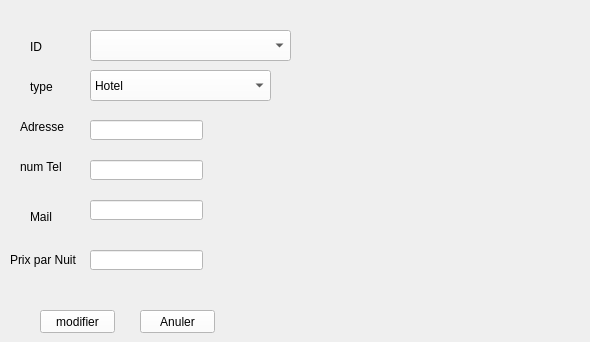
     <widget class="QWidget" name="tab_2">
      <property name="styleSheet">
       <string notr="true"/>
      </property>
      <attribute name="title">
       <string>modifier</string>
      </attribute>
      <widget class="QLabel" name="label_11">
       <property name="geometry">
        <rect>
         <x>30</x>
         <y>40</y>
         <width>47</width>
         <height>14</height>
        </rect>
       </property>
       <property name="text">
        <string>ID</string>
       </property>
      </widget>
      <widget class="QLabel" name="label_12">
       <property name="geometry">
        <rect>
         <x>30</x>
         <y>80</y>
         <width>47</width>
         <height>14</height>
        </rect>
       </property>
       <property name="text">
        <string>type</string>
       </property>
      </widget>
      <widget class="QLabel" name="label_13">
       <property name="geometry">
        <rect>
         <x>20</x>
         <y>120</y>
         <width>47</width>
         <height>14</height>
        </rect>
       </property>
       <property name="text">
        <string>Adresse</string>
       </property>
      </widget>
      <widget class="QLabel" name="label_14">
       <property name="geometry">
        <rect>
         <x>20</x>
         <y>160</y>
         <width>47</width>
         <height>14</height>
        </rect>
       </property>
       <property name="text">
        <string>num Tel</string>
       </property>
      </widget>
      <widget class="QLabel" name="label_15">
       <property name="geometry">
        <rect>
         <x>30</x>
         <y>210</y>
         <width>47</width>
         <height>14</height>
        </rect>
       </property>
       <property name="text">
        <string>Mail</string>
       </property>
      </widget>
      <widget class="QLabel" name="label_16">
       <property name="geometry">
        <rect>
         <x>10</x>
         <y>250</y>
         <width>121</width>
         <height>20</height>
        </rect>
       </property>
       <property name="text">
        <string>Prix par Nuit</string>
       </property>
      </widget>
      <widget class="QLineEdit" name="adresse_M">
       <property name="geometry">
        <rect>
         <x>90</x>
         <y>120</y>
         <width>113</width>
         <height>20</height>
        </rect>
       </property>
       <property name="styleSheet">
        <string notr="true">background-color:#FFFFFF;</string>
       </property>
      </widget>
      <widget class="QLineEdit" name="Tel_M">
       <property name="geometry">
        <rect>
         <x>90</x>
         <y>160</y>
         <width>113</width>
         <height>20</height>
        </rect>
       </property>
       <property name="styleSheet">
        <string notr="true">background-color:#FFFFFF;</string>
       </property>
      </widget>
      <widget class="QLineEdit" name="mail_M">
       <property name="geometry">
        <rect>
         <x>90</x>
         <y>200</y>
         <width>113</width>
         <height>20</height>
        </rect>
       </property>
       <property name="styleSheet">
        <string notr="true">background-color:#FFFFFF;</string>
       </property>
      </widget>
      <widget class="QLineEdit" name="prix_M">
       <property name="geometry">
        <rect>
         <x>90</x>
         <y>250</y>
         <width>113</width>
         <height>20</height>
        </rect>
       </property>
       <property name="styleSheet">
        <string notr="true">background-color:#FFFFFF;</string>
       </property>
      </widget>
      <widget class="QPushButton" name="Modifier">
       <property name="geometry">
        <rect>
         <x>40</x>
         <y>310</y>
         <width>75</width>
         <height>23</height>
        </rect>
       </property>
       <property name="styleSheet">
        <string notr="true">background-color:#FFFFFF;</string>
       </property>
       <property name="text">
        <string>modifier</string>
       </property>
      </widget>
      <widget class="QPushButton" name="Annuler">
       <property name="geometry">
        <rect>
         <x>140</x>
         <y>310</y>
         <width>75</width>
         <height>23</height>
        </rect>
       </property>
       <property name="styleSheet">
        <string notr="true">background-color:#FFFFFF;</string>
       </property>
       <property name="text">
        <string>Anuler</string>
       </property>
      </widget>
      <widget class="QLabel" name="verifier9">
       <property name="geometry">
        <rect>
         <x>210</x>
         <y>110</y>
         <width>191</width>
         <height>31</height>
        </rect>
       </property>
       <property name="styleSheet">
        <string notr="true">color: rgb(255, 0, 0);</string>
       </property>
       <property name="text">
        <string/>
       </property>
      </widget>
      <widget class="QLabel" name="verifier10">
       <property name="geometry">
        <rect>
         <x>210</x>
         <y>150</y>
         <width>371</width>
         <height>31</height>
        </rect>
       </property>
       <property name="styleSheet">
        <string notr="true">color: rgb(255, 0, 0);</string>
       </property>
       <property name="text">
        <string/>
       </property>
      </widget>
      <widget class="QLabel" name="verifier11">
       <property name="geometry">
        <rect>
         <x>210</x>
         <y>190</y>
         <width>371</width>
         <height>31</height>
        </rect>
       </property>
       <property name="styleSheet">
        <string notr="true">color: rgb(255, 0, 0);</string>
       </property>
       <property name="text">
        <string/>
       </property>
      </widget>
      <widget class="QLabel" name="verifier12">
       <property name="geometry">
        <rect>
         <x>210</x>
         <y>240</y>
         <width>191</width>
         <height>31</height>
        </rect>
       </property>
       <property name="styleSheet">
        <string notr="true">color: rgb(255, 0, 0);</string>
       </property>
       <property name="text">
        <string/>
       </property>
      </widget>
      <widget class="QComboBox" name="comboBox_M">
       <property name="geometry">
        <rect>
         <x>90</x>
         <y>70</y>
         <width>181</width>
         <height>31</height>
        </rect>
       </property>
       <property name="styleSheet">
        <string notr="true">background-color:#FFFFFF;</string>
       </property>
       <item>
        <property name="text">
         <string>Hotel</string>
        </property>
       </item>
       <item>
        <property name="text">
         <string>Appartement</string>
        </property>
       </item>
       <item>
        <property name="text">
         <string>Maison</string>
        </property>
       </item>
      </widget>
      <widget class="QComboBox" name="cb_id_modiff">
       <property name="geometry">
        <rect>
         <x>90</x>
         <y>30</y>
         <width>201</width>
         <height>31</height>
        </rect>
       </property>
       <property name="styleSheet">
        <string notr="true">background-color:#FFFFFF;</string>
       </property>
      </widget>
     </widget>
